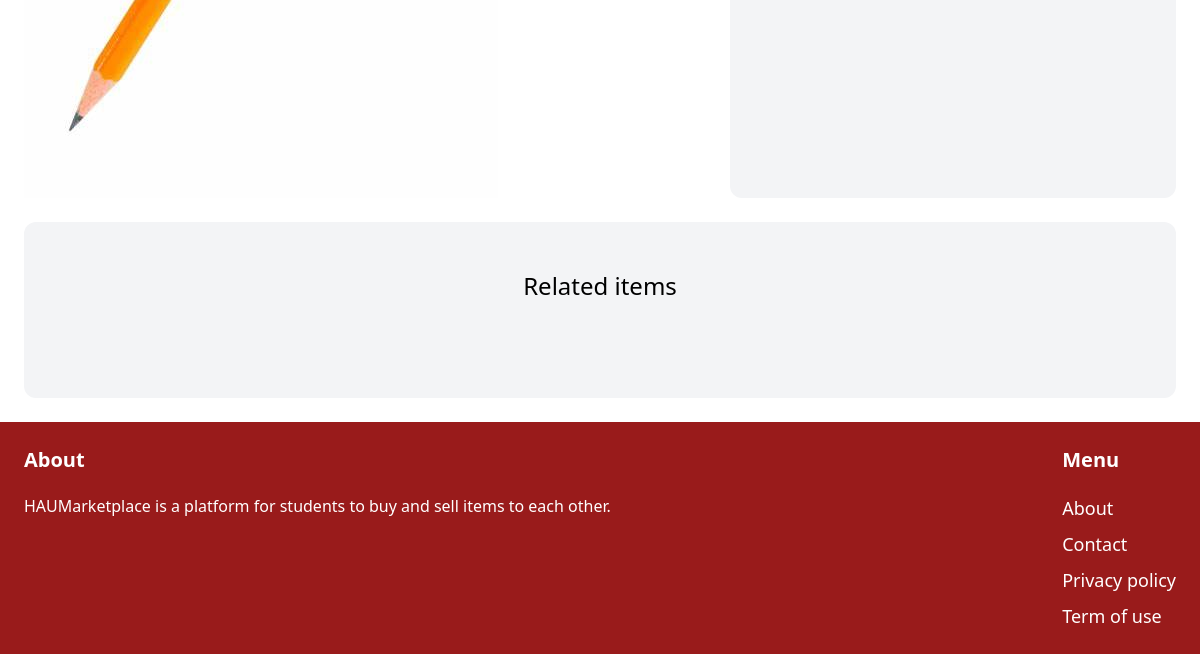
/item/23/ (lower part), run on an earlier commit of the app's database.
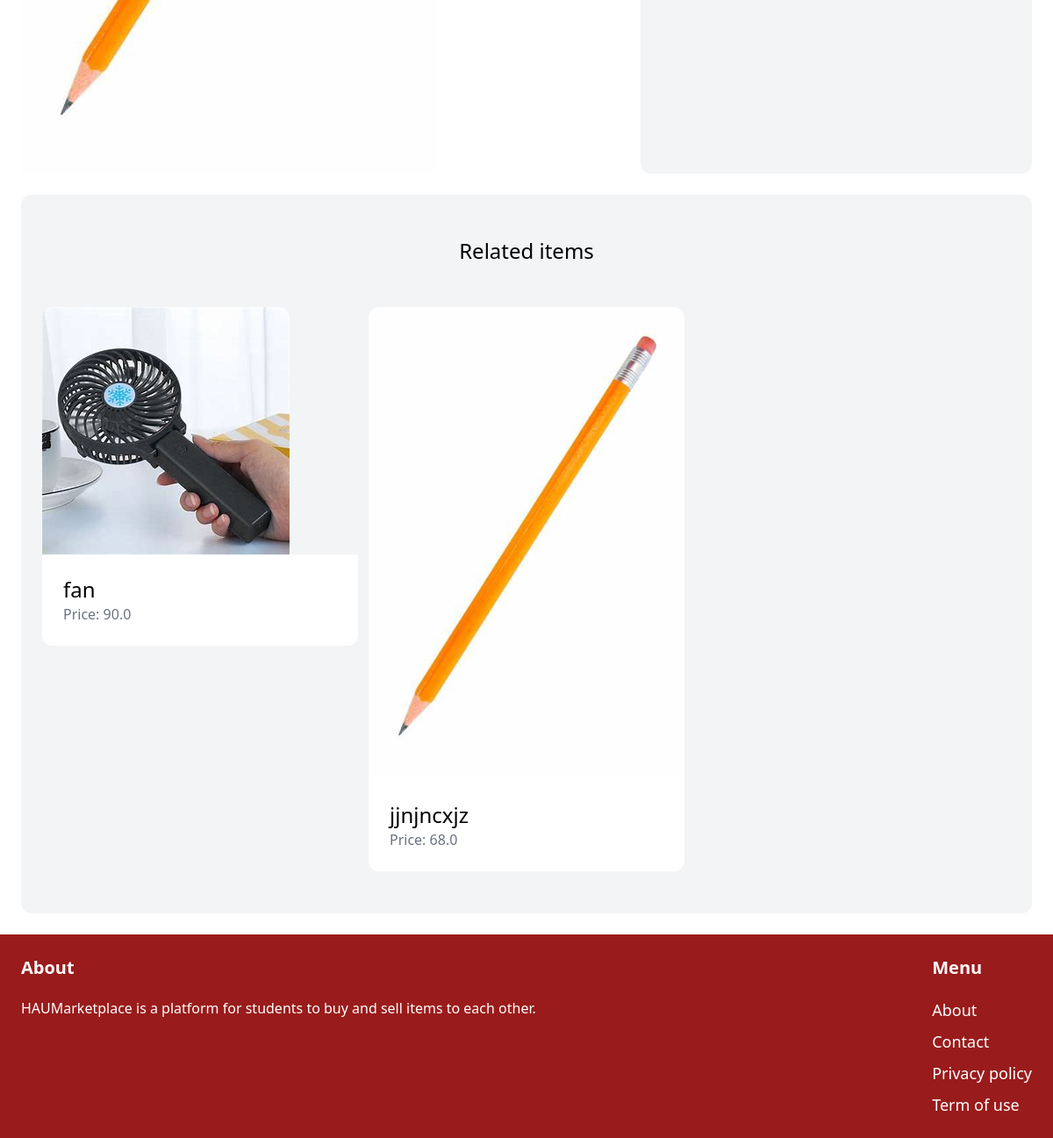
And on a later commit of the database.
### item/models.py (models this page shows, shortened)
class Item(models.Model):
    category = models.ForeignKey(Category, related_name='items', on_delete=models.CASCADE)
    name = models.CharField(max_length=255)
    description = models.TextField(blank=True, null=True)
    price = models.FloatField()
    is_sold = models.BooleanField(default=False)
    created_at = models.DateTimeField(auto_now_add=True)
    created_by = models.ForeignKey(User, related_name='items', on_delete=models.CASCADE)
    image = models.ImageField(upload_to='item_images', blank=True, null=True)
    class Meta:
        ordering = ['name']

### item/views.py (the view)
# urls.py: path('<int:pk>/', views.detail, name='detail'),
def detail(request, pk):
    item = get_object_or_404(Item, pk=pk)
    related_items = Item.objects.filter(category=item.category, is_sold=False).exclude(pk=item.pk)[0:3]
    context = {
        'item': item,
        'related_items': related_items
    }
    return render(request, 'item/detail.html', context)

### templates/item/detail.html (shortened to what this page needs)
{% extends 'core/base.html' %}
{% block content %}
    <div class ="grid grid-cols-5 gap-6">
        <div class="col-span-3">
            <img src="{{ item.image.url }}" class="rounded-t-xl">
        </div>
        <div class="col-span-2 p-6 bg-gray-100 rounded-xl">
        </div>
    </div>
     <div class="mt-6 px-6 py-12 bg-gray-100 rounded-xl">
        <h2 class="mb-12 text-2xl text-center">Related items</h2>
        <div class="grid grid-cols-3 gap-3">
            {% for item in related_items %}
                <div>
                    <a href="{% url 'item:detail' item.id %}">
                        <div>
                            <img src="{{ item.image.url }}" class="rounded-t-xl">
                        </div>
                        <div class="p-6 bg-white rounded-b-xl">
                            <h2 class="text-2xl">{{ item.name }}</h2>
                            <p class="text-gray-500">Price: {{ item.price }}</p>
                        </div>
                    </a>
                </div>
            {% endfor %}
        </div>
    </div>
{% endblock content %}

What changed in the data, as far as the page shows it:
added Item: image (picture), name "fan", price "90.0"
added Item: image (picture), name "jjnjncxjz", price "68.0"
